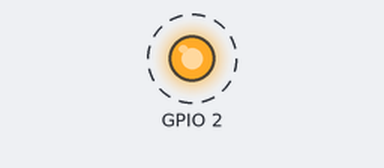
The program below on a simulated ESP32. Parts: output pins drawn as LEDs (lit = HIGH). Dashed ring = blinking. WiFi joins after 1.5 s; servers stay silent unless stated; no MQTT or app messages arrive unless stated.

Above: at 2.3 s.
Timing chart, 0 to 5.1 s (numbered marks = the images above):
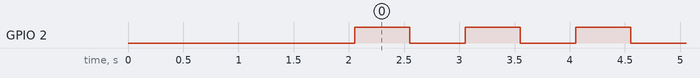

The program:

main.cpp
```cpp
#include <Arduino.h>
#include "pins.h"
#include "mqttClient.h"
#include "cardReader.h"

mqttClient client;
cardReader nfcTagReader;

void setup() {
    // Serial
    Serial.begin(9600);

    // Queue Initialization

    // Setup Functions
    pin_setup();
    nfcTagReader.setup();
    client.mqttClient::wifiSetup();
    client.mqttClient::mqttSetup();

    // RTOS Task Creation
    xTaskCreate(tPulseLED, "Pulse LED", configMINIMAL_STACK_SIZE, NULL, 1, NULL);
    xTaskCreate(tCardRead, "Card Read", 4096, NULL, 2, NULL);
    xTaskCreate(tMQTTPubSub, "MQTT Publisher/Subscriber", 4096, NULL, 2, NULL);
}

void loop() {

}
```

cardReader.h
```cpp
#ifndef CARDREADER_H
#define CARDREADER_H

#include <Adafruit_PN532.h>
#include "Wire.h"
#include "pins.h"

// Class Definition
class cardReader {
public:
    void setup();
    // reads data from block into blockData member variable. Possible block numbers are from 0-63.
    void readCardData();
    void findNFCTag();

private:
    TwoWire PN532_I2C = TwoWire(1); // For hardware wire setup
    Adafruit_PN532 *nfc; // creates PN532 object
    uint8_t uid[6] = {0, 0, 0, 0, 0, 0}; // UID of NFC Tag
    uint8_t uidLength; // Length of UID of NFC Tag
    uint8_t blockData[16]; // Used for extracting block data, which is 16 bytes long
    uint8_t cardData[47][16];
    uint8_t keyNum = 0; // Key number = 0: key A, Key number = 1: key B
    uint8_t keyA[6] = {0xff, 0xff, 0xff, 0xff, 0xff, 0xff}; // Basic key A for access to card
    uint32_t cardid = 0;
};

// Variables
extern cardReader nfcTagReader;

// Functions
void tCardRead(void *pvParameters);

#endif
```

mqttClient.h
```cpp
#ifndef MQTTCLIENT_H
#define MQTTCLIENT_H

#include <WiFi.h>
#include <MQTT.h>
#include <string>

void mqttCallback(String &topic, String &payload);
void tMQTTPubSub(void *pvparameters);

class mqttClient {
public:
    void wifiSetup();
    void mqttSetup();

private:
    const char* ssid = "MYWIRE-WPA-88-2GHZ";
    const char* pass = "Emooph7ieyaet4";
    const char* clientID = "esp-12312312";
    const char* clientUser = "public";
    const char* clientPass = "public";
    const char* topic = "/hello";
    WiFiClient net;
    MQTTClient client;
};


#endif
```

cardReader.cpp
```cpp
#include "cardReader.h"

void tCardRead (void * pvParameters) {
	TickType_t xLastWakeTime;
	xLastWakeTime = xTaskGetTickCount();
	for ( ;; ) {
        // Scans continuously for an NFC tag
        nfcTagReader.findNFCTag();
	    vTaskDelayUntil (& xLastWakeTime, pdMS_TO_TICKS (2000)); // Checks every 500ms
	}
}

void cardReader::setup() {
    // Set up hardware connections
    PN532_I2C.begin(Pins::PN532_SDA, Pins::PN532_SCL);
    nfc = new Adafruit_PN532(Pins::PN532_IRQ, Pins::PN532_RST, &PN532_I2C);
    uint32_t versionData = nfc->getFirmwareVersion();
    if (!versionData) {
        // Implement LCD output for error
        while (1); // halt
    }
    // Implement LCD output for chip found
}

void cardReader::readCardData() {
    // Reads all blocks from 0 to 63. Will not read first block (1 total) or section trailers (16 total). Total blocks read is 47.
    for (int currentBlock = 0; currentBlock < 64; currentBlock++)
    if (((nfc->mifareclassic_IsTrailerBlock(currentBlock)) == 0) && (currentBlock != 0)) {
        if (nfc->mifareclassic_AuthenticateBlock(uid, uidLength, currentBlock, keyNum, keyA)) {
            if (nfc->mifareclassic_ReadDataBlock(currentBlock, blockData)) {
                memcpy(cardData[currentBlock],blockData,16);
            } else {
                // Implement LCD output for readblock error
            }
        } else {
            // Implement LCD output for authentication error
        }
    }

}

void cardReader::findNFCTag() {
    if (nfc->readPassiveTargetID(PN532_MIFARE_ISO14443A,uid,&uidLength)) {
        // Implement some output for successful card read
        if (uidLength == 4) {
            cardid <<= 8;
            cardid |= uid[1];
            cardid <<= 8;
            cardid |= uid[2];
            cardid <<= 8;
            cardid |= uid[3];
            // Implement some output saying this is a MiFare Classic Card, with cardid card number.
            // TODO: Send cardid as a queue
        }
    }
}
```

mqttClient.cpp
```cpp
#include "mqttClient.h"

unsigned long lastMillis = 0;

void tMQTTPubSub(void *pvparameters) {
  TickType_t xLastWakeTime;
	xLastWakeTime = xTaskGetTickCount();
	for ( ;; ) {
    // TODO: Implement task
    vTaskDelayUntil (& xLastWakeTime, pdMS_TO_TICKS (100)); // Sends every 1000ms
	}
}

void mqttCallback(String &topic, String &payload) {
    // Implement callback function
}

void mqttClient::wifiSetup() {
    // Reset WiFi connection
    WiFi.disconnect();
    WiFi.begin(ssid, pass);
    while (WiFi.status() != WL_CONNECTED) {
        // TODO: Implement LCD waiting message
        delay(1000);
    }
    // TODO: Implement WiFi connected output
}

void mqttClient::mqttSetup() {
    // Establish client connection
    client.begin("broker.emqx.io", net);
    client.onMessage(mqttCallback);
    while (!client.connect(clientID, clientUser, clientPass)) {
        // TODO: Implement LCD waiting message
        delay(1000);
    }
    // TODO: Implement client connected message
    client.subscribe(topic);
}
```

pins.h
```cpp
#ifndef PINS_H
#define PINS_H

#include <cstdint>

// Hardware pin connections
// LED_INTERNAL is the system heartbeat
// PN532_SDA and PN532_SCL communicate with the PN532 module
// LCD_DB{7-4},E,RS communicate with the LCD display.
// Note: To save pins later on, we could implement some shift register application to drive LCD at lower pin cost.
namespace Pins {
    constexpr uint8_t LED_INTERNAL = 2;
    constexpr uint8_t PN532_SDA = 22;
    constexpr uint8_t PN532_SCL = 23;
    constexpr uint8_t PN532_IRQ = 25;
    constexpr uint8_t PN532_RST = 26;
    constexpr uint8_t LCD_DB7 = 25;
    constexpr uint8_t LCD_DB6 = 26;
    constexpr uint8_t LCD_DB5 = 27;
    constexpr uint8_t LCD_DB4 = 14;
    constexpr uint8_t LCD_E = 12;
    constexpr uint8_t LCD_RS = 13;
}

// Handles pin setup for relevant pins
void pin_setup();

// Heartbeat pulse
void tPulseLED(void *pvParameters);

#endif
```

pins.cpp
```cpp
#include <Arduino.h>
#include "pins.h"

// Toggles the heartbeat pin every 500ms
void tPulseLED(void *pvParameters) {
    TickType_t xLastWakeTime;
	xLastWakeTime = xTaskGetTickCount();
	for ( ;; ) {
        if (digitalRead(Pins::LED_INTERNAL))
            digitalWrite(Pins::LED_INTERNAL, LOW);
        else
            digitalWrite(Pins::LED_INTERNAL, HIGH);
	    vTaskDelayUntil (& xLastWakeTime, pdMS_TO_TICKS (500));
	}
}

void pin_setup() {
    pinMode(Pins::LED_INTERNAL, OUTPUT);
}
```

Measured:
- by itself, GPIO 2: alternates HIGH for 0.50 s and LOW for 0.50 s
